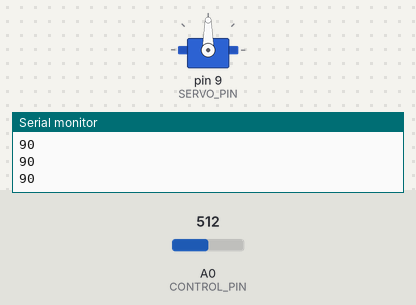
Bench run of a sketch on a simulated Arduino Uno, built with avr-gcc and run on an emulated ATmega328P. Parts: servo, the last lines printed to the serial monitor. The test bench sets the inputs (shaded band); at power-on: A0 (CONTROL_PIN) = 512.

Above: at 1.2 s.
1.3 s: A0 (CONTROL_PIN) set to 716
At 2.5 s:
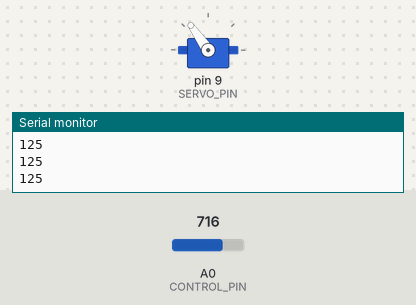
2.8 s: A0 (CONTROL_PIN) set to 900
At 4.0 s:
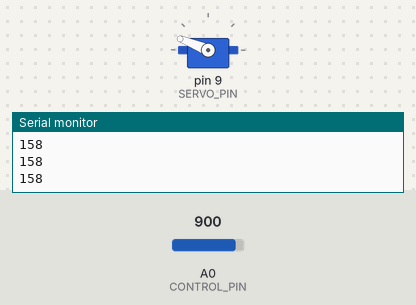
4.3 s: A0 (CONTROL_PIN) set to 1023
At 5.0 s:
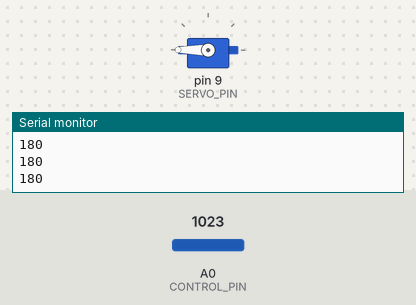
5.8 s: A0 (CONTROL_PIN) set to 306
At 6.5 s:
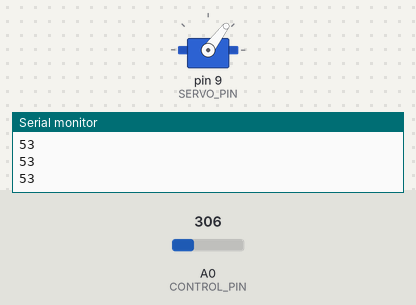
7.3 s: A0 (CONTROL_PIN) set to 122
At 8.4 s:
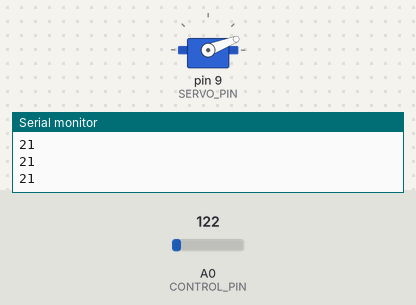
8.8 s: A0 (CONTROL_PIN) set to 0
At 9.8 s:
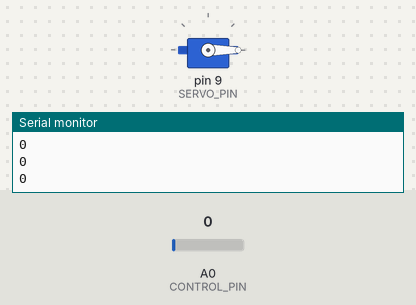
Timing chart, 0 to 11.3 s (numbered marks = the images above; inputs shaded):
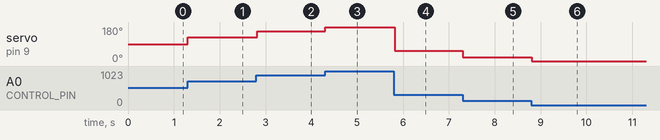

The sketch:

servo_control.ino
```cpp
#include <Servo.h>
#define SERVO_PIN 9
#define CONTROL_PIN A0
Servo motor;

void setup() {
  Serial.begin(115200);
  motor.attach(SERVO_PIN);
  motor.write(90);
}

void loop() {
  int raw = analogRead(CONTROL_PIN);
  int angle = map(raw, 0, 1023, 0, 180);
  motor.write(angle);
  Serial.println(angle);
  delay(20);
}
```

Measured:
- after the input at 1.3 s, servo on pin 9 (SERVO_PIN): 90° → 125° at once
- after the input at 2.8 s, servo on pin 9 (SERVO_PIN): 125° → 158° at once
- after the input at 4.3 s, servo on pin 9 (SERVO_PIN): 158° → 180° at once
- after the input at 5.8 s, servo on pin 9 (SERVO_PIN): 180° → 53° at once
- after the input at 7.3 s, servo on pin 9 (SERVO_PIN): 53° → 21° at once
- after the input at 8.8 s, servo on pin 9 (SERVO_PIN): 21° → 0° at once
